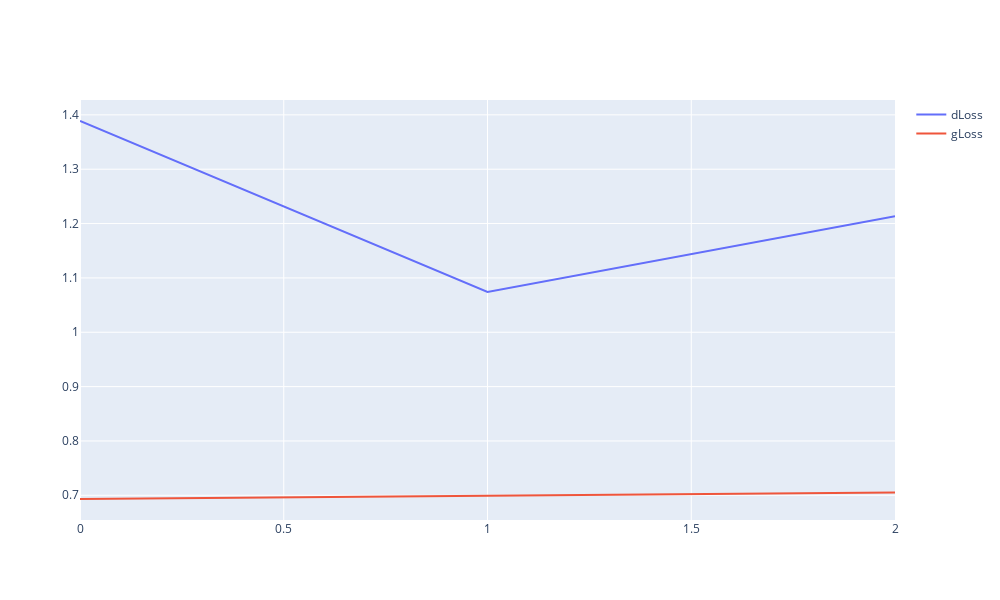

The notebook cell saved with this chart:
### Code cell
fig1 = go.Figure()

fig1.add_trace(go.Scatter(y=dLoss, mode="lines", showlegend=True, name='dLoss'))
fig1.add_trace(go.Scatter(y=gLoss, mode="lines", showlegend=True, name='gLoss'))
#fig1.add_trace(go.Scatter(y=acc, mode="lines", showlegend=True, name='acc'))
fig1.update_layout(width=1000, height=600)

fig1.show()

### Figure 1 — Plotly figure (JSON) as saved in the notebook; plotly's stock layout.template omitted (floating-point values rounded to 4 significant figures)
{"data": [{"mode": "lines", "name": "dLoss", "showlegend": true, "type": "scatter", "y": [1.389, 1.074, 1.213]}, {"mode": "lines", "name": "gLoss", "showlegend": true, "type": "scatter", "y": [0.6932, 0.6989, 0.7052]}], "layout": {"height": 600, "width": 1000}}
